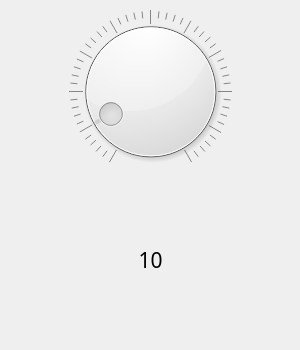
<?xml version="1.0" encoding="UTF-8"?>
<ui version="4.0">
 <class>MainWindow</class>
 <widget class="QMainWindow" name="MainWindow">
  <property name="geometry">
   <rect>
    <x>0</x>
    <y>0</y>
    <width>300</width>
    <height>350</height>
   </rect>
  </property>
  <property name="sizePolicy">
   <sizepolicy hsizetype="Fixed" vsizetype="Fixed">
    <horstretch>0</horstretch>
    <verstretch>0</verstretch>
   </sizepolicy>
  </property>
  <property name="maximumSize">
   <size>
    <width>300</width>
    <height>350</height>
   </size>
  </property>
  <property name="sizeIncrement">
   <size>
    <width>0</width>
    <height>0</height>
   </size>
  </property>
  <property name="baseSize">
   <size>
    <width>0</width>
    <height>0</height>
   </size>
  </property>
  <property name="windowTitle">
   <string>MainWindow</string>
  </property>
  <widget class="QWidget" name="centralwidget">
   <property name="sizeIncrement">
    <size>
     <width>0</width>
     <height>0</height>
    </size>
   </property>
   <property name="baseSize">
    <size>
     <width>0</width>
     <height>0</height>
    </size>
   </property>
   <widget class="QWidget" name="verticalLayoutWidget">
    <property name="geometry">
     <rect>
      <x>10</x>
      <y>10</y>
      <width>281</width>
      <height>331</height>
     </rect>
    </property>
    <layout class="QVBoxLayout" name="vbox">
     <item>
      <widget class="QDial" name="dial">
       <property name="cursor">
        <cursorShape>ArrowCursor</cursorShape>
       </property>
       <property name="focusPolicy">
        <enum>Qt::NoFocus</enum>
       </property>
       <property name="autoFillBackground">
        <bool>false</bool>
       </property>
       <property name="singleStep">
        <number>1</number>
       </property>
       <property name="value">
        <number>10</number>
       </property>
       <property name="notchesVisible">
        <bool>true</bool>
       </property>
      </widget>
     </item>
     <item>
      <widget class="QLabel" name="label">
       <property name="font">
        <font>
         <family>나눔고딕코딩</family>
         <pointsize>16</pointsize>
        </font>
       </property>
       <property name="text">
        <string>10</string>
       </property>
       <property name="alignment">
        <set>Qt::AlignCenter</set>
       </property>
       <property name="margin">
        <number>2</number>
       </property>
      </widget>
     </item>
    </layout>
   </widget>
  </widget>
 </widget>
 <resources/>
 <connections/>
</ui>
